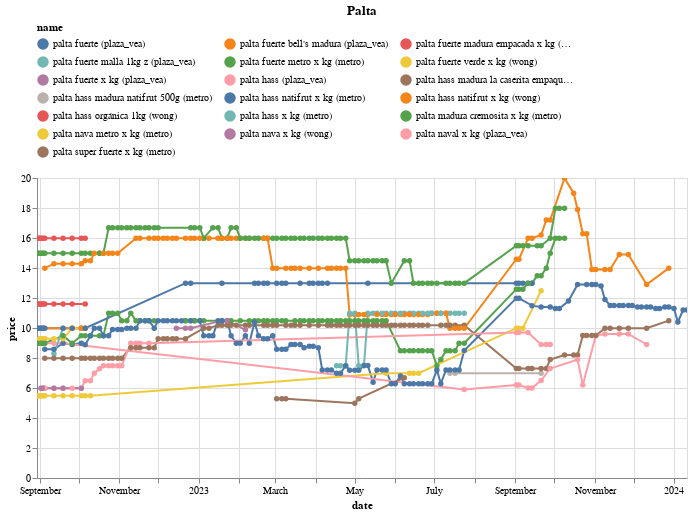

Notebook code for this chart:
### Code cell
(df
 .loc[df.name.isin(names)]
 .pipe(alt.Chart)
 .mark_line(point=True)
 .encode(x='date', y='price', color='name', tooltip=['name','price'])
 .properties(width=650, title='Palta')
 .interactive()
 .configure_legend(orient='top', columns=3)
)

### Figure 1 — Vega-Lite specification as saved in the notebook (floating-point values rounded to 4 significant figures; data arrays with more than 128 entries replaced by an {"elided": "..."} marker saying what was removed)
{"config": {"view": {"continuousWidth": 300, "continuousHeight": 300}, "legend": {"columns": 3, "orient": "top"}}, "data": {"name": "data-bfc60e72417b7afca59f71422b9a3042"}, "mark": {"type": "line", "point": true}, "encoding": {"color": {"field": "name", "type": "nominal"}, "tooltip": [{"field": "name", "type": "nominal"}, {"field": "price", "type": "quantitative"}], "x": {"field": "date", "type": "temporal"}, "y": {"field": "price", "type": "quantitative"}}, "params": [{"name": "param_14", "select": {"type": "interval", "encodings": ["x", "y"]}, "bind": "scales"}], "title": "Palta", "width": 650, "$schema": "https://vega.github.io/schema/vega-lite/v5.16.3.json", "datasets": {"data-bfc60e72417b7afca59f71422b9a3042": {"elided": "677 records"}}}
